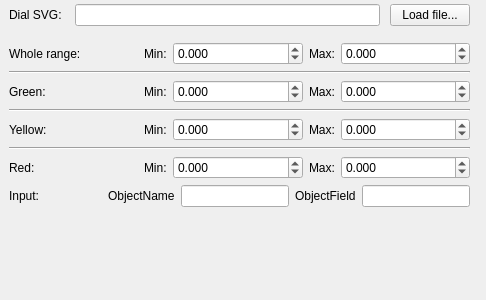
<?xml version="1.0" encoding="UTF-8"?>
<ui version="4.0">
 <class>LineardialGadgetOptionsPage</class>
 <widget class="QWidget" name="LineardialGadgetOptionsPage">
  <property name="geometry">
   <rect>
    <x>0</x>
    <y>0</y>
    <width>486</width>
    <height>300</height>
   </rect>
  </property>
  <property name="sizePolicy">
   <sizepolicy hsizetype="Expanding" vsizetype="Expanding">
    <horstretch>0</horstretch>
    <verstretch>0</verstretch>
   </sizepolicy>
  </property>
  <property name="windowTitle">
   <string>Form</string>
  </property>
  <widget class="QWidget" name="verticalLayoutWidget">
   <property name="geometry">
    <rect>
     <x>-1</x>
     <y>-1</y>
     <width>481</width>
     <height>339</height>
    </rect>
   </property>
   <layout class="QVBoxLayout" name="verticalLayout" stretch="0,0,0,0,0,0,0,0,0,0">
    <property name="sizeConstraint">
     <enum>QLayout::SetMinimumSize</enum>
    </property>
    <property name="leftMargin">
     <number>10</number>
    </property>
    <property name="topMargin">
     <number>5</number>
    </property>
    <property name="rightMargin">
     <number>10</number>
    </property>
    <property name="bottomMargin">
     <number>10</number>
    </property>
    <item>
     <layout class="QHBoxLayout" name="horizontalLayout" stretch="0,0,0">
      <property name="spacing">
       <number>10</number>
      </property>
      <property name="sizeConstraint">
       <enum>QLayout::SetMaximumSize</enum>
      </property>
      <property name="bottomMargin">
       <number>10</number>
      </property>
      <item>
       <widget class="QLabel" name="label">
        <property name="text">
         <string>Dial SVG: </string>
        </property>
       </widget>
      </item>
      <item>
       <widget class="QLineEdit" name="svgSourceFile"/>
      </item>
      <item>
       <widget class="QPushButton" name="loadFile">
        <property name="text">
         <string>Load file...</string>
        </property>
       </widget>
      </item>
     </layout>
    </item>
    <item>
     <layout class="QHBoxLayout" name="horizontalLayout_5">
      <item>
       <widget class="QLabel" name="label_8">
        <property name="sizePolicy">
         <sizepolicy hsizetype="MinimumExpanding" vsizetype="Preferred">
          <horstretch>0</horstretch>
          <verstretch>0</verstretch>
         </sizepolicy>
        </property>
        <property name="text">
         <string>Whole range:</string>
        </property>
       </widget>
      </item>
      <item>
       <widget class="QLabel" name="label_9">
        <property name="text">
         <string>Min:</string>
        </property>
       </widget>
      </item>
      <item>
       <widget class="QDoubleSpinBox" name="minValue">
        <property name="sizePolicy">
         <sizepolicy hsizetype="MinimumExpanding" vsizetype="Fixed">
          <horstretch>0</horstretch>
          <verstretch>0</verstretch>
         </sizepolicy>
        </property>
        <property name="decimals">
         <number>3</number>
        </property>
        <property name="minimum">
         <double>-99999.000000000000000</double>
        </property>
        <property name="maximum">
         <double>99999.990000000005239</double>
        </property>
       </widget>
      </item>
      <item>
       <widget class="QLabel" name="label_13">
        <property name="text">
         <string>Max:</string>
        </property>
       </widget>
      </item>
      <item>
       <widget class="QDoubleSpinBox" name="maxValue">
        <property name="sizePolicy">
         <sizepolicy hsizetype="MinimumExpanding" vsizetype="Fixed">
          <horstretch>0</horstretch>
          <verstretch>0</verstretch>
         </sizepolicy>
        </property>
        <property name="decimals">
         <number>3</number>
        </property>
        <property name="minimum">
         <double>-99999.000000000000000</double>
        </property>
        <property name="maximum">
         <double>99999.990000000005239</double>
        </property>
       </widget>
      </item>
     </layout>
    </item>
    <item>
     <widget class="Line" name="line">
      <property name="orientation">
       <enum>Qt::Horizontal</enum>
      </property>
     </widget>
    </item>
    <item>
     <layout class="QHBoxLayout" name="horizontalLayout_2">
      <item>
       <widget class="QLabel" name="label_2">
        <property name="sizePolicy">
         <sizepolicy hsizetype="MinimumExpanding" vsizetype="Preferred">
          <horstretch>0</horstretch>
          <verstretch>0</verstretch>
         </sizepolicy>
        </property>
        <property name="text">
         <string>Green:</string>
        </property>
       </widget>
      </item>
      <item>
       <widget class="QLabel" name="label_3">
        <property name="text">
         <string>Min:</string>
        </property>
       </widget>
      </item>
      <item>
       <widget class="QDoubleSpinBox" name="greenMin">
        <property name="sizePolicy">
         <sizepolicy hsizetype="MinimumExpanding" vsizetype="Fixed">
          <horstretch>0</horstretch>
          <verstretch>0</verstretch>
         </sizepolicy>
        </property>
        <property name="decimals">
         <number>3</number>
        </property>
        <property name="minimum">
         <double>-99999.000000000000000</double>
        </property>
        <property name="maximum">
         <double>99999.990000000005239</double>
        </property>
       </widget>
      </item>
      <item>
       <widget class="QLabel" name="label_10">
        <property name="text">
         <string>Max:</string>
        </property>
       </widget>
      </item>
      <item>
       <widget class="QDoubleSpinBox" name="greenMax">
        <property name="sizePolicy">
         <sizepolicy hsizetype="MinimumExpanding" vsizetype="Fixed">
          <horstretch>0</horstretch>
          <verstretch>0</verstretch>
         </sizepolicy>
        </property>
        <property name="decimals">
         <number>3</number>
        </property>
        <property name="minimum">
         <double>-99999.000000000000000</double>
        </property>
        <property name="maximum">
         <double>99999.990000000005239</double>
        </property>
       </widget>
      </item>
     </layout>
    </item>
    <item>
     <widget class="Line" name="line_5">
      <property name="orientation">
       <enum>Qt::Horizontal</enum>
      </property>
     </widget>
    </item>
    <item>
     <layout class="QHBoxLayout" name="horizontalLayout_3">
      <item>
       <widget class="QLabel" name="label_4">
        <property name="sizePolicy">
         <sizepolicy hsizetype="MinimumExpanding" vsizetype="Preferred">
          <horstretch>0</horstretch>
          <verstretch>0</verstretch>
         </sizepolicy>
        </property>
        <property name="text">
         <string>Yellow:</string>
        </property>
       </widget>
      </item>
      <item>
       <widget class="QLabel" name="label_5">
        <property name="text">
         <string>Min:</string>
        </property>
       </widget>
      </item>
      <item>
       <widget class="QDoubleSpinBox" name="yellowMin">
        <property name="sizePolicy">
         <sizepolicy hsizetype="MinimumExpanding" vsizetype="Fixed">
          <horstretch>0</horstretch>
          <verstretch>0</verstretch>
         </sizepolicy>
        </property>
        <property name="decimals">
         <number>3</number>
        </property>
        <property name="minimum">
         <double>-99999.000000000000000</double>
        </property>
        <property name="maximum">
         <double>99999.990000000005239</double>
        </property>
       </widget>
      </item>
      <item>
       <widget class="QLabel" name="label_11">
        <property name="text">
         <string>Max:</string>
        </property>
       </widget>
      </item>
      <item>
       <widget class="QDoubleSpinBox" name="yellowMax">
        <property name="sizePolicy">
         <sizepolicy hsizetype="MinimumExpanding" vsizetype="Fixed">
          <horstretch>0</horstretch>
          <verstretch>0</verstretch>
         </sizepolicy>
        </property>
        <property name="decimals">
         <number>3</number>
        </property>
        <property name="minimum">
         <double>-99999.000000000000000</double>
        </property>
        <property name="maximum">
         <double>99999.990000000005239</double>
        </property>
       </widget>
      </item>
     </layout>
    </item>
    <item>
     <widget class="Line" name="line_2">
      <property name="orientation">
       <enum>Qt::Horizontal</enum>
      </property>
     </widget>
    </item>
    <item>
     <layout class="QHBoxLayout" name="horizontalLayout_4">
      <item>
       <widget class="QLabel" name="label_6">
        <property name="sizePolicy">
         <sizepolicy hsizetype="MinimumExpanding" vsizetype="Preferred">
          <horstretch>0</horstretch>
          <verstretch>0</verstretch>
         </sizepolicy>
        </property>
        <property name="text">
         <string>Red:</string>
        </property>
       </widget>
      </item>
      <item>
       <widget class="QLabel" name="label_7">
        <property name="text">
         <string>Min:</string>
        </property>
       </widget>
      </item>
      <item>
       <widget class="QDoubleSpinBox" name="redMin">
        <property name="sizePolicy">
         <sizepolicy hsizetype="MinimumExpanding" vsizetype="Fixed">
          <horstretch>0</horstretch>
          <verstretch>0</verstretch>
         </sizepolicy>
        </property>
        <property name="decimals">
         <number>3</number>
        </property>
        <property name="minimum">
         <double>-99999.000000000000000</double>
        </property>
        <property name="maximum">
         <double>99999.990000000005239</double>
        </property>
       </widget>
      </item>
      <item>
       <widget class="QLabel" name="label_12">
        <property name="text">
         <string>Max:</string>
        </property>
       </widget>
      </item>
      <item>
       <widget class="QDoubleSpinBox" name="redMax">
        <property name="sizePolicy">
         <sizepolicy hsizetype="MinimumExpanding" vsizetype="Fixed">
          <horstretch>0</horstretch>
          <verstretch>0</verstretch>
         </sizepolicy>
        </property>
        <property name="decimals">
         <number>3</number>
        </property>
        <property name="minimum">
         <double>-99999.000000000000000</double>
        </property>
        <property name="maximum">
         <double>99999.990000000005239</double>
        </property>
       </widget>
      </item>
     </layout>
    </item>
    <item>
     <layout class="QHBoxLayout" name="horizontalLayout_7">
      <item>
       <widget class="QLabel" name="label_17">
        <property name="sizePolicy">
         <sizepolicy hsizetype="MinimumExpanding" vsizetype="Preferred">
          <horstretch>0</horstretch>
          <verstretch>0</verstretch>
         </sizepolicy>
        </property>
        <property name="text">
         <string>Input:</string>
        </property>
       </widget>
      </item>
      <item>
       <widget class="QLabel" name="label_18">
        <property name="text">
         <string>ObjectName</string>
        </property>
       </widget>
      </item>
      <item>
       <widget class="QLineEdit" name="lineEdit"/>
      </item>
      <item>
       <widget class="QLabel" name="label_19">
        <property name="text">
         <string>ObjectField</string>
        </property>
       </widget>
      </item>
      <item>
       <widget class="QLineEdit" name="lineEdit_2"/>
      </item>
     </layout>
    </item>
    <item>
     <spacer name="verticalSpacer">
      <property name="orientation">
       <enum>Qt::Vertical</enum>
      </property>
      <property name="sizeHint" stdset="0">
       <size>
        <width>20</width>
        <height>40</height>
       </size>
      </property>
     </spacer>
    </item>
   </layout>
  </widget>
 </widget>
 <resources/>
 <connections/>
</ui>
